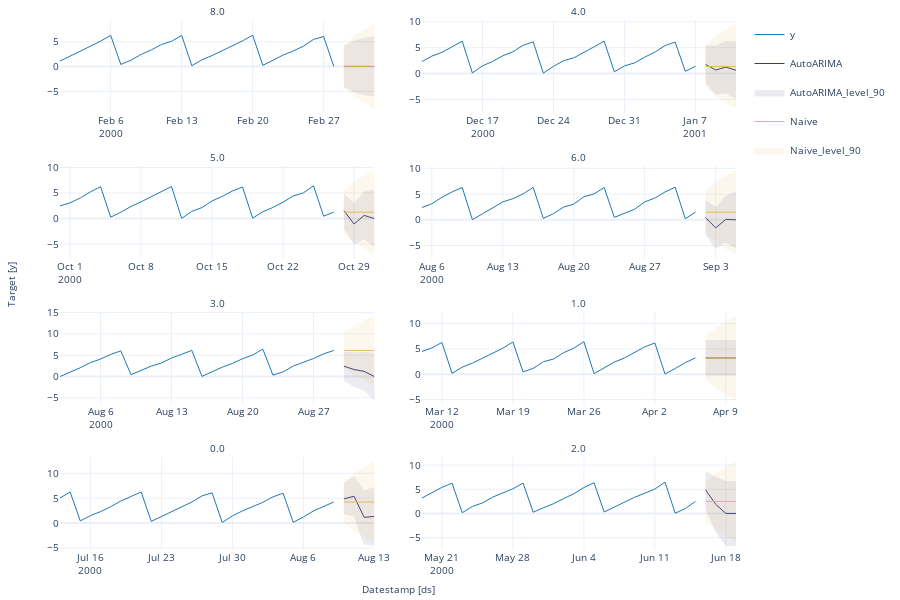

The cell this chart's notebook holds for it:
### Code cell
#| hide
fcst.plot(panel_df, fcsts_df, models=['AutoARIMA', 'Naive'], max_insample_length=28)

### Figure 1 — Plotly figure (JSON) as saved in the notebook; plotly's stock layout.template omitted (floating-point values rounded to 4 significant figures)
{"data": [{"legendgroup": "y", "line": {"color": "#1f77b4", "width": 1}, "mode": "lines", "name": "y", "showlegend": true, "type": "scatter", "x": ["2000-02-01T00:00:00", "2000-02-02T00:00:00", "2000-02-03T00:00:00", "2000-02-04T00:00:00", "2000-02-05T00:00:00", "2000-02-06T00:00:00", "2000-02-07T00:00:00", "2000-02-08T00:00:00", "2000-02-09T00:00:00", "2000-02-10T00:00:00", "2000-02-11T00:00:00", "2000-02-12T00:00:00", "2000-02-13T00:00:00", "2000-02-14T00:00:00", "2000-02-15T00:00:00", "2000-02-16T00:00:00", "2000-02-17T00:00:00", "2000-02-18T00:00:00", "2000-02-19T00:00:00", "2000-02-20T00:00:00", "2000-02-21T00:00:00", "2000-02-22T00:00:00", "2000-02-23T00:00:00", "2000-02-24T00:00:00", "2000-02-25T00:00:00", "2000-02-26T00:00:00", "2000-02-27T00:00:00", "2000-02-28T00:00:00"], "xaxis": "x", "y": [1.111, 2.092, 3.239, 4.178, 5.12, 6.291, 0.4281, 1.278, 2.453, 3.358, 4.45, 5.101, 6.294, 0.1773, 1.372, 2.225, 3.206, 4.071, 5.177, 6.334, 0.2544, 1.26, 2.324, 3.138, 4.11, 5.484, 6.069, 0.0405], "yaxis": "y"}, {"legendgroup": "y", "line": {"color": "#1f77b4", "width": 1}, "mode": "lines", "name": "y", "showlegend": false, "type": "scatter", "x": ["2000-12-11T00:00:00", "2000-12-12T00:00:00", "2000-12-13T00:00:00", "2000-12-14T00:00:00", "2000-12-15T00:00:00", "2000-12-16T00:00:00", "2000-12-17T00:00:00", "2000-12-18T00:00:00", "2000-12-19T00:00:00", "2000-12-20T00:00:00", "2000-12-21T00:00:00", "2000-12-22T00:00:00", "2000-12-23T00:00:00", "2000-12-24T00:00:00", "2000-12-25T00:00:00", "2000-12-26T00:00:00", "2000-12-27T00:00:00", "2000-12-28T00:00:00", "2000-12-29T00:00:00", "2000-12-30T00:00:00", "2000-12-31T00:00:00", "2001-01-01T00:00:00", "2001-01-02T00:00:00", "2001-01-03T00:00:00", "2001-01-04T00:00:00", "2001-01-05T00:00:00", "2001-01-06T00:00:00", "2001-01-07T00:00:00"], "xaxis": "x2", "y": [2.281, 3.365, 4.096, 5.206, 6.249, 0.1218, 1.499, 2.336, 3.442, 4.196, 5.462, 6.126, 0.07894, 1.393, 2.487, 3.031, 4.05, 5.159, 6.263, 0.3521, 1.478, 2.059, 3.178, 4.133, 5.404, 6.082, 0.4384, 1.387], "yaxis": "y2"}, {"legendgroup": "y", "line": {"color": "#1f77b4", "width": 1}, "mode": "lines", "name": "y", "showlegend": false, "type": "scatter", "x": ["2000-09-30T00:00:00", "2000-10-01T00:00:00", "2000-10-02T00:00:00", "2000-10-03T00:00:00", "2000-10-04T00:00:00", "2000-10-05T00:00:00", "2000-10-06T00:00:00", "2000-10-07T00:00:00", "2000-10-08T00:00:00", "2000-10-09T00:00:00", "2000-10-10T00:00:00", "2000-10-11T00:00:00", "2000-10-12T00:00:00", "2000-10-13T00:00:00", "2000-10-14T00:00:00", "2000-10-15T00:00:00", "2000-10-16T00:00:00", "2000-10-17T00:00:00", "2000-10-18T00:00:00", "2000-10-19T00:00:00", "2000-10-20T00:00:00", "2000-10-21T00:00:00", "2000-10-22T00:00:00", "2000-10-23T00:00:00", "2000-10-24T00:00:00", "2000-10-25T00:00:00", "2000-10-26T00:00:00", "2000-10-27T00:00:00"], "xaxis": "x3", "y": [2.459, 3.085, 4.02, 5.215, 6.216, 0.2656, 1.235, 2.349, 3.271, 4.271, 5.334, 6.261, 0.03107, 1.406, 2.143, 3.451, 4.321, 5.382, 6.156, 0.07805, 1.326, 2.169, 3.215, 4.425, 5.011, 6.397, 0.4621, 1.253], "yaxis": "y3"}, {"legendgroup": "y", "line": {"color": "#1f77b4", "width": 1}, "mode": "lines", "name": "y", "showlegend": false, "type": "scatter", "x": ["2000-08-05T00:00:00", "2000-08-06T00:00:00", "2000-08-07T00:00:00", "2000-08-08T00:00:00", "2000-08-09T00:00:00", "2000-08-10T00:00:00", "2000-08-11T00:00:00", "2000-08-12T00:00:00", "2000-08-13T00:00:00", "2000-08-14T00:00:00", "2000-08-15T00:00:00", "2000-08-16T00:00:00", "2000-08-17T00:00:00", "2000-08-18T00:00:00", "2000-08-19T00:00:00", "2000-08-20T00:00:00", "2000-08-21T00:00:00", "2000-08-22T00:00:00", "2000-08-23T00:00:00", "2000-08-24T00:00:00", "2000-08-25T00:00:00", "2000-08-26T00:00:00", "2000-08-27T00:00:00", "2000-08-28T00:00:00", "2000-08-29T00:00:00", "2000-08-30T00:00:00", "2000-08-31T00:00:00", "2000-09-01T00:00:00"], "xaxis": "x4", "y": [2.377, 3.113, 4.376, 5.418, 6.271, 0.0137, 1.165, 2.296, 3.469, 4.109, 5.022, 6.298, 0.2705, 1.203, 2.477, 3.042, 4.476, 5.017, 6.269, 0.4728, 1.231, 2.055, 3.484, 4.226, 5.408, 6.341, 0.2029, 1.491], "yaxis": "y4"}, {"legendgroup": "y", "line": {"color": "#1f77b4", "width": 1}, "mode": "lines", "name": "y", "showlegend": false, "type": "scatter", "x": ["2000-08-02T00:00:00", "2000-08-03T00:00:00", "2000-08-04T00:00:00", "2000-08-05T00:00:00", "2000-08-06T00:00:00", "2000-08-07T00:00:00", "2000-08-08T00:00:00", "2000-08-09T00:00:00", "2000-08-10T00:00:00", "2000-08-11T00:00:00", "2000-08-12T00:00:00", "2000-08-13T00:00:00", "2000-08-14T00:00:00", "2000-08-15T00:00:00", "2000-08-16T00:00:00", "2000-08-17T00:00:00", "2000-08-18T00:00:00", "2000-08-19T00:00:00", "2000-08-20T00:00:00", "2000-08-21T00:00:00", "2000-08-22T00:00:00", "2000-08-23T00:00:00", "2000-08-24T00:00:00", "2000-08-25T00:00:00", "2000-08-26T00:00:00", "2000-08-27T00:00:00", "2000-08-28T00:00:00", "2000-08-29T00:00:00"], "xaxis": "x5", "y": [0.004345, 1.012, 2.072, 3.257, 4.111, 5.185, 6.028, 0.4556, 1.442, 2.449, 3.166, 4.356, 5.213, 6.151, 0.03521, 1.211, 2.194, 3.08, 4.175, 5.048, 6.436, 0.3338, 1.096, 2.459, 3.29, 4.228, 5.321, 6.127], "yaxis": "y5"}, {"legendgroup": "y", "line": {"color": "#1f77b4", "width": 1}, "mode": "lines", "name": "y", "showlegend": false, "type": "scatter", "x": ["2000-03-10T00:00:00", "2000-03-11T00:00:00", "2000-03-12T00:00:00", "2000-03-13T00:00:00", "2000-03-14T00:00:00", "2000-03-15T00:00:00", "2000-03-16T00:00:00", "2000-03-17T00:00:00", "2000-03-18T00:00:00", "2000-03-19T00:00:00", "2000-03-20T00:00:00", "2000-03-21T00:00:00", "2000-03-22T00:00:00", "2000-03-23T00:00:00", "2000-03-24T00:00:00", "2000-03-25T00:00:00", "2000-03-26T00:00:00", "2000-03-27T00:00:00", "2000-03-28T00:00:00", "2000-03-29T00:00:00", "2000-03-30T00:00:00", "2000-03-31T00:00:00", "2000-04-01T00:00:00", "2000-04-02T00:00:00", "2000-04-03T00:00:00", "2000-04-04T00:00:00", "2000-04-05T00:00:00", "2000-04-06T00:00:00"], "xaxis": "x6", "y": [4.49, 5.203, 6.285, 0.1718, 1.394, 2.206, 3.18, 4.2, 5.151, 6.388, 0.4631, 1.163, 2.476, 3.007, 4.267, 5.152, 6.441, 0.1253, 1.339, 2.405, 3.216, 4.376, 5.415, 6.19, 0.04827, 1.128, 2.296, 3.238], "yaxis": "y6"}, {"legendgroup": "y", "line": {"color": "#1f77b4", "width": 1}, "mode": "lines", "name": "y", "showlegend": false, "type": "scatter", "x": ["2000-07-13T00:00:00", "2000-07-14T00:00:00", "2000-07-15T00:00:00", "2000-07-16T00:00:00", "2000-07-17T00:00:00", "2000-07-18T00:00:00", "2000-07-19T00:00:00", "2000-07-20T00:00:00", "2000-07-21T00:00:00", "2000-07-22T00:00:00", "2000-07-23T00:00:00", "2000-07-24T00:00:00", "2000-07-25T00:00:00", "2000-07-26T00:00:00", "2000-07-27T00:00:00", "2000-07-28T00:00:00", "2000-07-29T00:00:00", "2000-07-30T00:00:00", "2000-07-31T00:00:00", "2000-08-01T00:00:00", "2000-08-02T00:00:00", "2000-08-03T00:00:00", "2000-08-04T00:00:00", "2000-08-05T00:00:00", "2000-08-06T00:00:00", "2000-08-07T00:00:00", "2000-08-08T00:00:00", "2000-08-09T00:00:00"], "xaxis": "x7", "y": [5.028, 6.244, 0.4405, 1.488, 2.309, 3.271, 4.427, 5.372, 6.239, 0.3385, 1.304, 2.357, 3.235, 4.228, 5.453, 6.069, 0.1146, 1.441, 2.452, 3.323, 4.162, 5.26, 6.0, 0.1559, 1.213, 2.443, 3.34, 4.228], "yaxis": "y7"}, {"legendgroup": "y", "line": {"color": "#1f77b4", "width": 1}, "mode": "lines", "name": "y", "showlegend": false, "type": "scatter", "x": ["2000-05-19T00:00:00", "2000-05-20T00:00:00", "2000-05-21T00:00:00", "2000-05-22T00:00:00", "2000-05-23T00:00:00", "2000-05-24T00:00:00", "2000-05-25T00:00:00", "2000-05-26T00:00:00", "2000-05-27T00:00:00", "2000-05-28T00:00:00", "2000-05-29T00:00:00", "2000-05-30T00:00:00", "2000-05-31T00:00:00", "2000-06-01T00:00:00", "2000-06-02T00:00:00", "2000-06-03T00:00:00", "2000-06-04T00:00:00", "2000-06-05T00:00:00", "2000-06-06T00:00:00", "2000-06-07T00:00:00", "2000-06-08T00:00:00", "2000-06-09T00:00:00", "2000-06-10T00:00:00", "2000-06-11T00:00:00", "2000-06-12T00:00:00", "2000-06-13T00:00:00", "2000-06-14T00:00:00", "2000-06-15T00:00:00"], "xaxis": "x8", "y": [3.162, 4.34, 5.398, 6.252, 0.1481, 1.443, 2.176, 3.369, 4.278, 5.101, 6.274, 0.2598, 1.174, 2.012, 3.074, 4.066, 5.354, 6.355, 0.3059, 1.336, 2.224, 3.348, 4.189, 5.05, 6.48, 0.03622, 1.01, 2.49], "yaxis": "y8"}, {"legendgroup": "AutoARIMA", "line": {"color": "#393b79", "width": 1}, "mode": "lines", "name": "AutoARIMA", "showlegend": true, "type": "scatter", "x": ["2000-02-29T00:00:00", "2000-03-01T00:00:00", "2000-03-02T00:00:00", "2000-03-03T00:00:00"], "xaxis": "x", "y": [0.03149, 0.02449, 0.01904, 0.01481], "yaxis": "y"}, {"fill": "toself", "fillcolor": "#393b79", "legendgroup": "AutoARIMA_level_90", "line": {"color": "#393b79", "width": 1}, "mode": "lines", "name": "AutoARIMA_level_90", "opacity": 0.1, "showlegend": true, "type": "scatter", "x": ["2000-02-29T00:00:00.000000000", "2000-03-01T00:00:00.000000000", "2000-03-02T00:00:00.000000000", "2000-03-03T00:00:00.000000000", "2000-03-03T00:00:00.000000000", "2000-03-02T00:00:00.000000000", "2000-03-01T00:00:00.000000000", "2000-02-29T00:00:00.000000000"], "xaxis": "x", "y": [4.07, 5.14, 5.687, 5.993, -5.963, -5.649, -5.091, -4.007], "yaxis": "y"}, {"legendgroup": "Naive", "line": {"color": "#e7ba52", "width": 1}, "mode": "lines", "name": "Naive", "showlegend": true, "type": "scatter", "x": ["2000-02-29T00:00:00", "2000-03-01T00:00:00", "2000-03-02T00:00:00", "2000-03-03T00:00:00"], "xaxis": "x", "y": [0.0405, 0.0405, 0.0405, 0.0405], "yaxis": "y"}, {"fill": "toself", "fillcolor": "#e7ba52", "legendgroup": "Naive_level_90", "line": {"color": "#e7ba52", "width": 1}, "mode": "lines", "name": "Naive_level_90", "opacity": 0.1, "showlegend": true, "type": "scatter", "x": ["2000-02-29T00:00:00.000000000", "2000-03-01T00:00:00.000000000", "2000-03-02T00:00:00.000000000", "2000-03-03T00:00:00.000000000", "2000-03-03T00:00:00.000000000", "2000-03-02T00:00:00.000000000", "2000-03-01T00:00:00.000000000", "2000-02-29T00:00:00.000000000"], "xaxis": "x", "y": [4.253, 5.998, 7.337, 8.466, -8.385, -7.256, -5.917, -4.172], "yaxis": "y"}, {"legendgroup": "AutoARIMA", "line": {"color": "#393b79", "width": 1}, "mode": "lines", "name": "AutoARIMA", "showlegend": false, "type": "scatter", "x": ["2001-01-08T00:00:00", "2001-01-09T00:00:00", "2001-01-10T00:00:00", "2001-01-11T00:00:00"], "xaxis": "x2", "y": [1.771, 0.6798, 1.236, 0.639], "yaxis": "y2"}, {"fill": "toself", "fillcolor": "#393b79", "legendgroup": "AutoARIMA_level_90", "line": {"color": "#393b79", "width": 1}, "mode": "lines", "name": "AutoARIMA_level_90", "opacity": 0.1, "showlegend": false, "type": "scatter", "x": ["2001-01-08T00:00:00.000000000", "2001-01-09T00:00:00.000000000", "2001-01-10T00:00:00.000000000", "2001-01-11T00:00:00.000000000", "2001-01-11T00:00:00.000000000", "2001-01-10T00:00:00.000000000", "2001-01-09T00:00:00.000000000", "2001-01-08T00:00:00.000000000"], "xaxis": "x2", "y": [5.311, 5.353, 6.194, 6.118, -4.839, -3.721, -3.993, -1.77], "yaxis": "y2"}, {"legendgroup": "Naive", "line": {"color": "#e7ba52", "width": 1}, "mode": "lines", "name": "Naive", "showlegend": false, "type": "scatter", "x": ["2001-01-08T00:00:00", "2001-01-09T00:00:00", "2001-01-10T00:00:00", "2001-01-11T00:00:00"], "xaxis": "x2", "y": [1.387, 1.387, 1.387, 1.387], "yaxis": "y2"}, {"fill": "toself", "fillcolor": "#e7ba52", "legendgroup": "Naive_level_90", "line": {"color": "#e7ba52", "width": 1}, "mode": "lines", "name": "Naive_level_90", "opacity": 0.1, "showlegend": false, "type": "scatter", "x": ["2001-01-08T00:00:00.000000000", "2001-01-09T00:00:00.000000000", "2001-01-10T00:00:00.000000000", "2001-01-11T00:00:00.000000000", "2001-01-11T00:00:00.000000000", "2001-01-10T00:00:00.000000000", "2001-01-09T00:00:00.000000000", "2001-01-08T00:00:00.000000000"], "xaxis": "x2", "y": [5.42, 7.091, 8.373, 9.454, -6.68, -5.599, -4.317, -2.647], "yaxis": "y2"}, {"legendgroup": "AutoARIMA", "line": {"color": "#393b79", "width": 1}, "mode": "lines", "name": "AutoARIMA", "showlegend": false, "type": "scatter", "x": ["2000-10-28T00:00:00", "2000-10-29T00:00:00", "2000-10-30T00:00:00", "2000-10-31T00:00:00"], "xaxis": "x3", "y": [1.545, -1.07, 0.6109, 0], "yaxis": "y3"}, {"fill": "toself", "fillcolor": "#393b79", "legendgroup": "AutoARIMA_level_90", "line": {"color": "#393b79", "width": 1}, "mode": "lines", "name": "AutoARIMA_level_90", "opacity": 0.1, "showlegend": false, "type": "scatter", "x": ["2000-10-28T00:00:00.000000000", "2000-10-29T00:00:00.000000000", "2000-10-30T00:00:00.000000000", "2000-10-31T00:00:00.000000000", "2000-10-31T00:00:00.000000000", "2000-10-30T00:00:00.000000000", "2000-10-29T00:00:00.000000000", "2000-10-28T00:00:00.000000000"], "xaxis": "x3", "y": [4.797, 2.89, 5.156, 5.5, -5.5, -3.934, -5.03, -1.706], "yaxis": "y3"}, {"legendgroup": "Naive", "line": {"color": "#e7ba52", "width": 1}, "mode": "lines", "name": "Naive", "showlegend": false, "type": "scatter", "x": ["2000-10-28T00:00:00", "2000-10-29T00:00:00", "2000-10-30T00:00:00", "2000-10-31T00:00:00"], "xaxis": "x3", "y": [1.253, 1.253, 1.253, 1.253], "yaxis": "y3"}, {"fill": "toself", "fillcolor": "#e7ba52", "legendgroup": "Naive_level_90", "line": {"color": "#e7ba52", "width": 1}, "mode": "lines", "name": "Naive_level_90", "opacity": 0.1, "showlegend": false, "type": "scatter", "x": ["2000-10-28T00:00:00.000000000", "2000-10-29T00:00:00.000000000", "2000-10-30T00:00:00.000000000", "2000-10-31T00:00:00.000000000", "2000-10-31T00:00:00.000000000", "2000-10-30T00:00:00.000000000", "2000-10-29T00:00:00.000000000", "2000-10-28T00:00:00.000000000"], "xaxis": "x3", "y": [5.336, 7.027, 8.325, 9.419, -6.913, -5.819, -4.521, -2.83], "yaxis": "y3"}, {"legendgroup": "AutoARIMA", "line": {"color": "#393b79", "width": 1}, "mode": "lines", "name": "AutoARIMA", "showlegend": false, "type": "scatter", "x": ["2000-09-02T00:00:00", "2000-09-03T00:00:00", "2000-09-04T00:00:00", "2000-09-05T00:00:00"], "xaxis": "x4", "y": [0.4357, -1.568, 0.09745, 0], "yaxis": "y4"}, {"fill": "toself", "fillcolor": "#393b79", "legendgroup": "AutoARIMA_level_90", "line": {"color": "#393b79", "width": 1}, "mode": "lines", "name": "AutoARIMA_level_90", "opacity": 0.1, "showlegend": false, "type": "scatter", "x": ["2000-09-02T00:00:00.000000000", "2000-09-03T00:00:00.000000000", "2000-09-04T00:00:00.000000000", "2000-09-05T00:00:00.000000000", "2000-09-05T00:00:00.000000000", "2000-09-04T00:00:00.000000000", "2000-09-03T00:00:00.000000000", "2000-09-02T00:00:00.000000000"], "xaxis": "x4", "y": [3.72, 2.373, 4.565, 5.417, -5.417, -4.37, -5.509, -2.849], "yaxis": "y4"}, {"legendgroup": "Naive", "line": {"color": "#e7ba52", "width": 1}, "mode": "lines", "name": "Naive", "showlegend": false, "type": "scatter", "x": ["2000-09-02T00:00:00", "2000-09-03T00:00:00", "2000-09-04T00:00:00", "2000-09-05T00:00:00"], "xaxis": "x4", "y": [1.491, 1.491, 1.491, 1.491], "yaxis": "y4"}, {"fill": "toself", "fillcolor": "#e7ba52", "legendgroup": "Naive_level_90", "line": {"color": "#e7ba52", "width": 1}, "mode": "lines", "name": "Naive_level_90", "opacity": 0.1, "showlegend": false, "type": "scatter", "x": ["2000-09-02T00:00:00.000000000", "2000-09-03T00:00:00.000000000", "2000-09-04T00:00:00.000000000", "2000-09-05T00:00:00.000000000", "2000-09-05T00:00:00.000000000", "2000-09-04T00:00:00.000000000", "2000-09-03T00:00:00.000000000", "2000-09-02T00:00:00.000000000"], "xaxis": "x4", "y": [5.545, 7.225, 8.513, 9.6, -6.617, -5.531, -4.242, -2.563], "yaxis": "y4"}, {"legendgroup": "AutoARIMA", "line": {"color": "#393b79", "width": 1}, "mode": "lines", "name": "AutoARIMA", "showlegend": false, "type": "scatter", "x": ["2000-08-30T00:00:00", "2000-08-31T00:00:00", "2000-09-01T00:00:00", "2000-09-02T00:00:00"], "xaxis": "x5", "y": [2.421, 1.644, 1.213, 0], "yaxis": "y5"}, {"fill": "toself", "fillcolor": "#393b79", "legendgroup": "AutoARIMA_level_90", "line": {"color": "#393b79", "width": 1}, "mode": "lines", "name": "AutoARIMA_level_90", "opacity": 0.1, "showlegend": false, "type": "scatter", "x": ["2000-08-30T00:00:00.000000000", "2000-08-31T00:00:00.000000000", "2000-09-01T00:00:00.000000000", "2000-09-02T00:00:00.000000000", "2000-09-02T00:00:00.000000000", "2000-09-01T00:00:00.000000000", "2000-08-31T00:00:00.000000000", "2000-08-30T00:00:00.000000000"], "xaxis": "x5", "y": [5.73, 5.561, 5.663, 5.409, -5.409, -3.238, -2.273, -0.8877], "yaxis": "y5"}, {"legendgroup": "Naive", "line": {"color": "#e7ba52", "width": 1}, "mode": "lines", "name": "Naive", "showlegend": false, "type": "scatter", "x": ["2000-08-30T00:00:00", "2000-08-31T00:00:00", "2000-09-01T00:00:00", "2000-09-02T00:00:00"], "xaxis": "x5", "y": [6.127, 6.127, 6.127, 6.127], "yaxis": "y5"}, {"fill": "toself", "fillcolor": "#e7ba52", "legendgroup": "Naive_level_90", "line": {"color": "#e7ba52", "width": 1}, "mode": "lines", "name": "Naive_level_90", "opacity": 0.1, "showlegend": false, "type": "scatter", "x": ["2000-08-30T00:00:00.000000000", "2000-08-31T00:00:00.000000000", "2000-09-01T00:00:00.000000000", "2000-09-02T00:00:00.000000000", "2000-09-02T00:00:00.000000000", "2000-09-01T00:00:00.000000000", "2000-08-31T00:00:00.000000000", "2000-08-30T00:00:00.000000000"], "xaxis": "x5", "y": [10.15, 11.82, 13.09, 14.17, -1.919, -0.841, 0.4377, 2.104], "yaxis": "y5"}, {"legendgroup": "AutoARIMA", "line": {"color": "#393b79", "width": 1}, "mode": "lines", "name": "AutoARIMA", "showlegend": false, "type": "scatter", "x": ["2000-04-07T00:00:00", "2000-04-08T00:00:00", "2000-04-09T00:00:00", "2000-04-10T00:00:00"], "xaxis": "x6", "y": [3.233, 3.233, 3.233, 3.233], "yaxis": "y6"}, {"fill": "toself", "fillcolor": "#393b79", "legendgroup": "AutoARIMA_level_90", "line": {"color": "#393b79", "width": 1}, "mode": "lines", "name": "AutoARIMA_level_90", "opacity": 0.1, "showlegend": false, "type": "scatter", "x": ["2000-04-07T00:00:00.000000000", "2000-04-08T00:00:00.000000000", "2000-04-09T00:00:00.000000000", "2000-04-10T00:00:00.000000000", "2000-04-10T00:00:00.000000000", "2000-04-09T00:00:00.000000000", "2000-04-08T00:00:00.000000000", "2000-04-07T00:00:00.000000000"], "xaxis": "x6", "y": [6.645, 6.645, 6.645, 6.645, -0.1799, -0.1799, -0.1799, -0.1799], "yaxis": "y6"}, {"legendgroup": "Naive", "line": {"color": "#e7ba52", "width": 1}, "mode": "lines", "name": "Naive", "showlegend": false, "type": "scatter", "x": ["2000-04-07T00:00:00", "2000-04-08T00:00:00", "2000-04-09T00:00:00", "2000-04-10T00:00:00"], "xaxis": "x6", "y": [3.238, 3.238, 3.238, 3.238], "yaxis": "y6"}, {"fill": "toself", "fillcolor": "#e7ba52", "legendgroup": "Naive_level_90", "line": {"color": "#e7ba52", "width": 1}, "mode": "lines", "name": "Naive_level_90", "opacity": 0.1, "showlegend": false, "type": "scatter", "x": ["2000-04-07T00:00:00.000000000", "2000-04-08T00:00:00.000000000", "2000-04-09T00:00:00.000000000", "2000-04-10T00:00:00.000000000", "2000-04-10T00:00:00.000000000", "2000-04-09T00:00:00.000000000", "2000-04-08T00:00:00.000000000", "2000-04-07T00:00:00.000000000"], "xaxis": "x6", "y": [7.367, 9.077, 10.39, 11.5, -5.019, -3.913, -2.601, -0.8905], "yaxis": "y6"}, {"legendgroup": "AutoARIMA", "line": {"color": "#393b79", "width": 1}, "mode": "lines", "name": "AutoARIMA", "showlegend": false, "type": "scatter", "x": ["2000-08-10T00:00:00", "2000-08-11T00:00:00", "2000-08-12T00:00:00", "2000-08-13T00:00:00"], "xaxis": "x7", "y": [4.858, 5.389, 1.143, 1.346], "yaxis": "y7"}, {"fill": "toself", "fillcolor": "#393b79", "legendgroup": "AutoARIMA_level_90", "line": {"color": "#393b79", "width": 1}, "mode": "lines", "name": "AutoARIMA_level_90", "opacity": 0.1, "showlegend": false, "type": "scatter", "x": ["2000-08-10T00:00:00.000000000", "2000-08-11T00:00:00.000000000", "2000-08-12T00:00:00.000000000", "2000-08-13T00:00:00.000000000", "2000-08-13T00:00:00.000000000", "2000-08-12T00:00:00.000000000", "2000-08-11T00:00:00.000000000", "2000-08-10T00:00:00.000000000"], "xaxis": "x7", "y": [7.861, 9.313, 6.453, 7.165, -4.473, -4.167, 1.466, 1.854], "yaxis": "y7"}, {"legendgroup": "Naive", "line": {"color": "#e7ba52", "width": 1}, "mode": "lines", "name": "Naive", "showlegend": false, "type": "scatter", "x": ["2000-08-10T00:00:00", "2000-08-11T00:00:00", "2000-08-12T00:00:00", "2000-08-13T00:00:00"], "xaxis": "x7", "y": [4.228, 4.228, 4.228, 4.228], "yaxis": "y7"}, {"fill": "toself", "fillcolor": "#e7ba52", "legendgroup": "Naive_level_90", "line": {"color": "#e7ba52", "width": 1}, "mode": "lines", "name": "Naive_level_90", "opacity": 0.1, "showlegend": false, "type": "scatter", "x": ["2000-08-10T00:00:00.000000000", "2000-08-11T00:00:00.000000000", "2000-08-12T00:00:00.000000000", "2000-08-13T00:00:00.000000000", "2000-08-13T00:00:00.000000000", "2000-08-12T00:00:00.000000000", "2000-08-11T00:00:00.000000000", "2000-08-10T00:00:00.000000000"], "xaxis": "x7", "y": [8.257, 9.925, 11.21, 12.29, -3.829, -2.749, -1.469, 0.1996], "yaxis": "y7"}, {"legendgroup": "AutoARIMA", "line": {"color": "#393b79", "width": 1}, "mode": "lines", "name": "AutoARIMA", "showlegend": false, "type": "scatter", "x": ["2000-06-16T00:00:00", "2000-06-17T00:00:00", "2000-06-18T00:00:00", "2000-06-19T00:00:00"], "xaxis": "x8", "y": [4.876, 1.881, 0, 0], "yaxis": "y8"}, {"fill": "toself", "fillcolor": "#393b79", "legendgroup": "AutoARIMA_level_90", "line": {"color": "#393b79", "width": 1}, "mode": "lines", "name": "AutoARIMA_level_90", "opacity": 0.1, "showlegend": false, "type": "scatter", "x": ["2000-06-16T00:00:00.000000000", "2000-06-17T00:00:00.000000000", "2000-06-18T00:00:00.000000000", "2000-06-19T00:00:00.000000000", "2000-06-19T00:00:00.000000000", "2000-06-18T00:00:00.000000000", "2000-06-17T00:00:00.000000000", "2000-06-16T00:00:00.000000000"], "xaxis": "x8", "y": [8.601, 7.496, 6.599, 6.599, -6.599, -6.599, -3.735, 1.151], "yaxis": "y8"}, {"legendgroup": "Naive", "line": {"color": "#e7ba52", "width": 1}, "mode": "lines", "name": "Naive", "showlegend": false, "type": "scatter", "x": ["2000-06-16T00:00:00", "2000-06-17T00:00:00", "2000-06-18T00:00:00", "2000-06-19T00:00:00"], "xaxis": "x8", "y": [2.49, 2.49, 2.49, 2.49], "yaxis": "y8"}, {"fill": "toself", "fillcolor": "#e7ba52", "legendgroup": "Naive_level_90", "line": {"color": "#e7ba52", "width": 1}, "mode": "lines", "name": "Naive_level_90", "opacity": 0.1, "showlegend": false, "type": "scatter", "x": ["2000-06-16T00:00:00.000000000", "2000-06-17T00:00:00.000000000", "2000-06-18T00:00:00.000000000", "2000-06-19T00:00:00.000000000", "2000-06-19T00:00:00.000000000", "2000-06-18T00:00:00.000000000", "2000-06-17T00:00:00.000000000", "2000-06-16T00:00:00.000000000"], "xaxis": "x8", "y": [6.576, 8.268, 9.567, 10.66, -5.682, -4.587, -3.289, -1.596], "yaxis": "y8"}], "layout": {"annotations": [{"font": {"size": 10}, "showarrow": false, "text": "8.0", "x": 0.2325, "xanchor": "center", "xref": "paper", "y": 1, "yanchor": "bottom", "yref": "paper"}, {"font": {"size": 10}, "showarrow": false, "text": "4.0", "x": 0.7675, "xanchor": "center", "xref": "paper", "y": 1, "yanchor": "bottom", "yref": "paper"}, {"font": {"size": 10}, "showarrow": false, "text": "5.0", "x": 0.2325, "xanchor": "center", "xref": "paper", "y": 0.725, "yanchor": "bottom", "yref": "paper"}, {"font": {"size": 10}, "showarrow": false, "text": "6.0", "x": 0.7675, "xanchor": "center", "xref": "paper", "y": 0.725, "yanchor": "bottom", "yref": "paper"}, {"font": {"size": 10}, "showarrow": false, "text": "3.0", "x": 0.2325, "xanchor": "center", "xref": "paper", "y": 0.45, "yanchor": "bottom", "yref": "paper"}, {"font": {"size": 10}, "showarrow": false, "text": "1.0", "x": 0.7675, "xanchor": "center", "xref": "paper", "y": 0.45, "yanchor": "bottom", "yref": "paper"}, {"font": {"size": 10}, "showarrow": false, "text": "0.0", "x": 0.2325, "xanchor": "center", "xref": "paper", "y": 0.175, "yanchor": "bottom", "yref": "paper"}, {"font": {"size": 10}, "showarrow": false, "text": "2.0", "x": 0.7675, "xanchor": "center", "xref": "paper", "y": 0.175, "yanchor": "bottom", "yref": "paper"}, {"font": {"size": 10}, "showarrow": false, "text": "Datestamp [ds]", "x": 0.5, "xanchor": "center", "xref": "paper", "y": 0, "yanchor": "top", "yref": "paper", "yshift": -30}, {"font": {"size": 10}, "showarrow": false, "text": "Target [y]", "textangle": -90, "x": 0, "xanchor": "right", "xref": "paper", "xshift": -40, "y": 0.5, "yanchor": "middle", "yref": "paper"}], "autosize": true, "font": {"size": 10}, "height": 600, "margin": {"b": 50, "l": 60, "r": 10, "t": 20}, "xaxis": {"anchor": "y", "domain": [0, 0.465], "showticklabels": true, "visible": true}, "xaxis2": {"anchor": "y2", "domain": [0.535, 1.0], "showticklabels": true, "visible": true}, "xaxis3": {"anchor": "y3", "domain": [0, 0.465], "showticklabels": true, "visible": true}, "xaxis4": {"anchor": "y4", "domain": [0.535, 1.0], "showticklabels": true, "visible": true}, "xaxis5": {"anchor": "y5", "domain": [0, 0.465], "showticklabels": true, "visible": true}, "xaxis6": {"anchor": "y6", "domain": [0.535, 1.0], "showticklabels": true, "visible": true}, "xaxis7": {"anchor": "y7", "domain": [0, 0.465], "showticklabels": true, "visible": true}, "xaxis8": {"anchor": "y8", "domain": [0.535, 1.0], "showticklabels": true, "visible": true}, "yaxis": {"anchor": "x", "domain": [0.825, 1]}, "yaxis2": {"anchor": "x2", "domain": [0.825, 1]}, "yaxis3": {"anchor": "x3", "domain": [0.55, 0.725]}, "yaxis4": {"anchor": "x4", "domain": [0.55, 0.725]}, "yaxis5": {"anchor": "x5", "domain": [0.275, 0.45]}, "yaxis6": {"anchor": "x6", "domain": [0.275, 0.45]}, "yaxis7": {"anchor": "x7", "domain": [0, 0.175]}, "yaxis8": {"anchor": "x8", "domain": [0, 0.175]}}}
